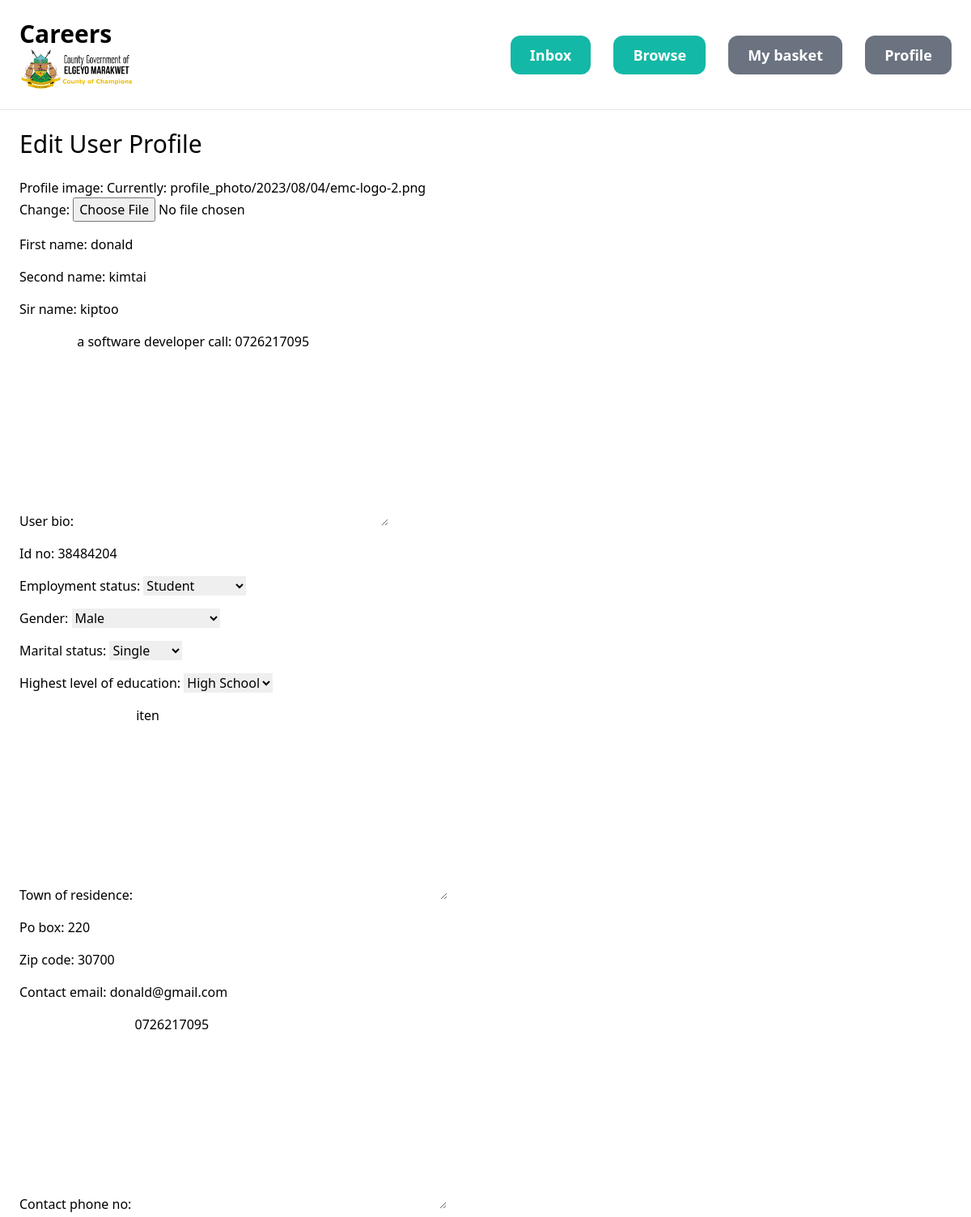
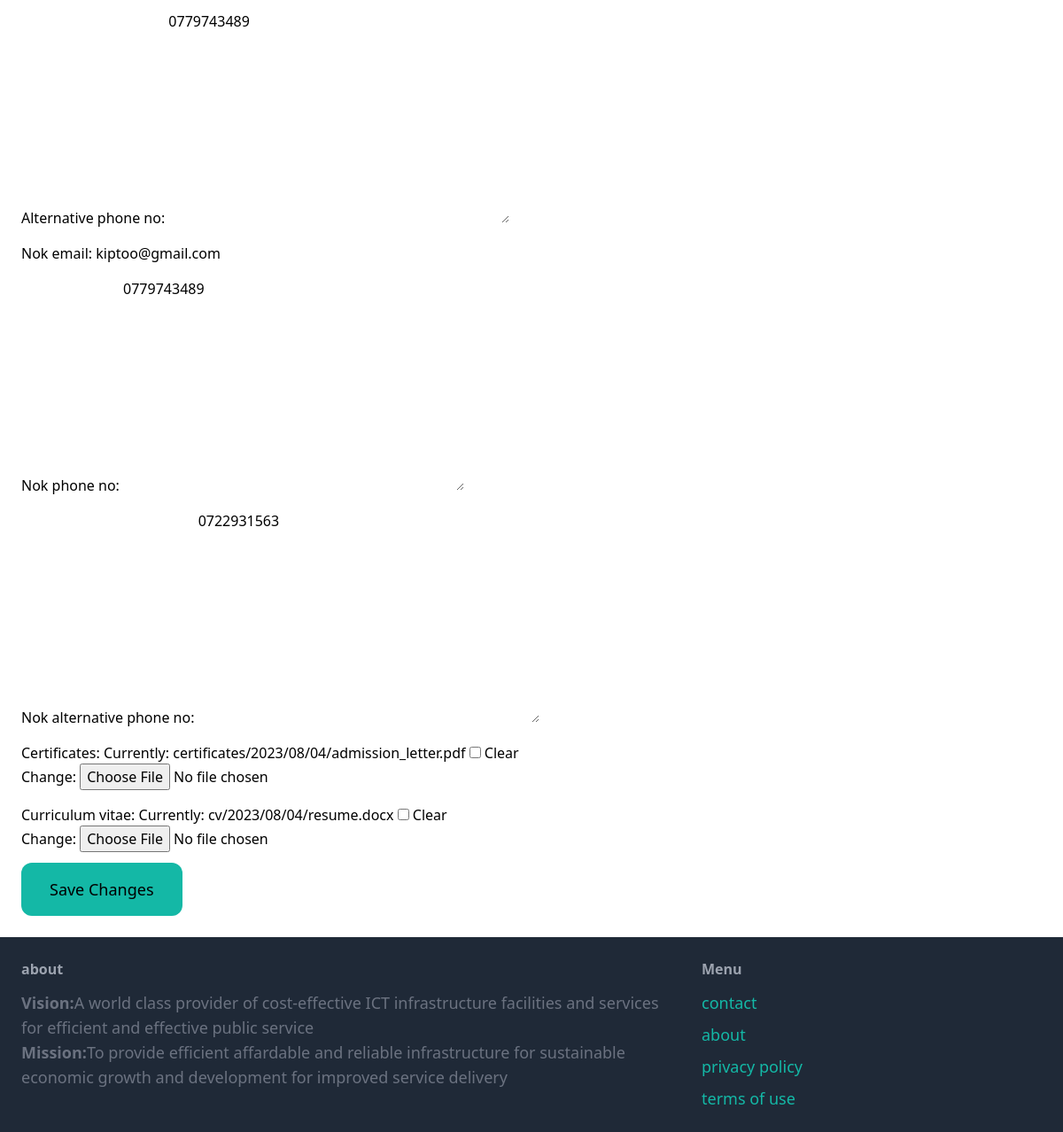
Screenshot of /edit-profile/ (signed in) with the database file from the repository (2 pictures, top to bottom).
### core/models.py (models this page shows, shortened)
class UserProfile(models.Model):
    user = models.OneToOneField(User, on_delete=models.CASCADE)
    profile_image = models.ImageField(upload_to='profile_photo/%Y/%m/%d')
    first_name = models.CharField(max_length=255)
    second_name = models.CharField(max_length=255)
    sir_name = models.CharField(max_length=255)
    user_bio = models.TextField(null=True, blank=True)  # Account user bio
    id_no = models.CharField(max_length=255)  # Account user national identification number
    EMPLOYMENT_STATUS_CHOICES = (
        ('employed', 'Employed'),
        ('unemployed', 'Unemployed'),
        ('self_employed', 'Self-employed'),
        ('student', 'Student'),
        ('other', 'Other'),
    )
    employment_status = models.CharField(max_length=20, choices=EMPLOYMENT_STATUS_CHOICES)  # Account user employment status
    GENDER_CHOICES = (
        ('male', 'Male'),
        ('female', 'Female'),
        ('not_specified', "I'd rather not disclose"),
    )
    gender = models.CharField(max_length=15, choices=GENDER_CHOICES)  # Male, female, and I'd rather not disclose
    MARITAL_STATUS_CHOICES = (
        ('single', 'Single'),
        ('married', 'Married'),
        ('divorced', 'Divorced'),
        ('widowed', 'Widowed'),
    )
    marital_status = models.CharField(max_length=10, choices=MARITAL_STATUS_CHOICES)  # Account user marital status
    HIGHEST_EDUCATION_CHOICES = (
        ('high_school', 'High School'),
        ('college', 'College'),
        ('bachelor', 'Bachelor'),
        ('master', 'Master'),
        ('doctorate', 'Doctorate'),
        ('other', 'Other'),
    )
    highest_level_of_education = models.CharField(max_length=20, choices=HIGHEST_EDUCATION_CHOICES)  # Account user highest level of education
    town_of_residence = models.TextField()  # Town of account user residence
    po_box = models.BigIntegerField()  # PO box of account user residence
    zip_code = models.BigIntegerField()  # Zip code of account user residence
    contact_email = models.EmailField()  # Account user email
    contact_phone_no = models.TextField()  # Account user primary phone no
    alternative_phone_no = models.TextField()  # Account user alternative phone no
    nok_email = models.EmailField()  # Next of kin email
    nok_phone_no = models.TextField()  # Next of kin primary phone number
    nok_alternative_phone_no = models.TextField()  # Next of kin alternative phone number
    certificates = models.FileField(upload_to='certificates/%Y/%m/%d', null=True, blank=True)  # User's certificates
    curriculum_vitae = models.FileField(upload_to='cv/%Y/%m/%d', null=True, blank=True)  # User's curriculum vitae

### core/views.py (the view)
# urls.py: path('edit-profile/', views.edit_user_profile, name='edit_user_profile'),
@login_required
def edit_user_profile(request):
    user_profile = request.user.userprofile  # Gets user's profile associated with the logged-in user
    if request.method == 'POST':
        form = UserProfileEditForm(request.POST, request.FILES, instance=user_profile)
        if form.is_valid():
            form.save()
            return redirect('/user profile/')
    else:
        form = UserProfileEditForm(instance=user_profile)
    return render(request, 'core/user_profile_edit_form.html', {'form': form})

### core/forms.py
class UserProfileEditForm(forms.ModelForm):
    class Meta:
        model = UserProfile
        exclude = ('user',)  # Exclude the 'user' field since we don't want to allow changing it
    def __init__(self, *args, **kwargs):
        super(UserProfileEditForm, self).__init__(*args, **kwargs)
        self.fields['profile_image'].widget.attrs.update({'class': 'custom-file-input'})

### core/templates/core/user_profile_edit_form.html (shortened to what this page needs)
{% extends 'core/base.html' %}
{% block content %}
    <h1 class="mb-6 text-3xl">Edit User Profile</h1>
    <form method="post" enctype="multipart/form-data">
        <div class="space-y-4">
            {{ form.as_p }}
        </div>
        <button type="submit" class="py-4 px-8 mt-3 text-lg bg-teal-500 hover:bg-teal-700 rounded-xl " >Save Changes</button>
    </form>
{% endblock %}

### rows the page displays
UserProfile: first_name "donald", second_name "kimtai", sir_name "kiptoo", user_bio "a software developer call: 0726217095", id_no "38484204", employment_status "Student", gender "Male", marital_status "Single", highest_level_of_education "High School", town_of_residence "iten", po_box "220", zip_code "30700", contact_email "donald@gmail.com", contact_phone_no "0726217095", alternative_phone_no "0779743489", nok_email "kiptoo@gmail.com", nok_phone_no "0779743489", nok_alternative_phone_no "0722931563"
